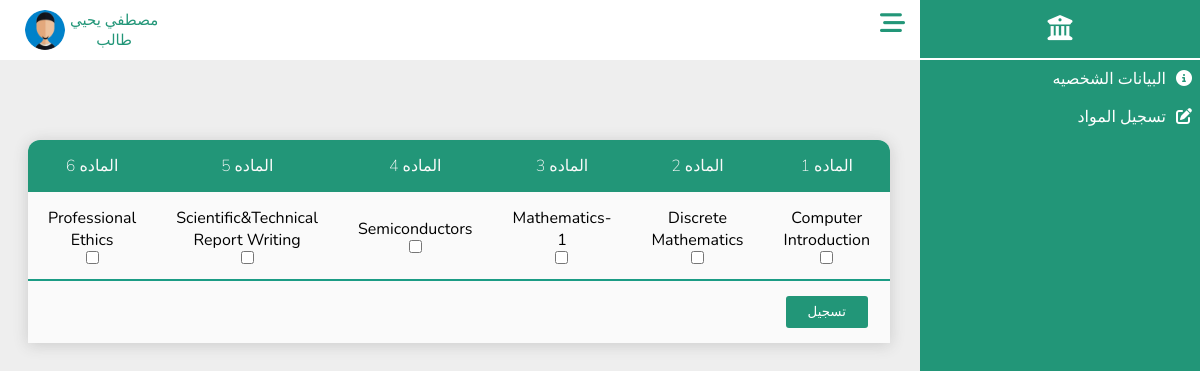
The page /Students/registration.php (signed in) on the database its author committed.
### tables this page shows
CREATE TABLE `student` (
  `St_ID` int(30) NOT NULL,
  `Password` varchar(100) NOT NULL,
  `Image` varchar(100) NOT NULL DEFAULT 'profile.jpg',
  `Full_Name` varchar(100) DEFAULT NULL,
  `Gender` varchar(100) DEFAULT NULL,
  `Nationality` varchar(100) DEFAULT 'مصري',
  `Religion` varchar(100) DEFAULT NULL,
  `Address` varchar(100) DEFAULT NULL,
  `Date_Birth` date DEFAULT NULL,
  `National_ID` varchar(30) DEFAULT NULL,
  `Phone_Number` varchar(30) DEFAULT NULL,
  `Academic_Email` varchar(100) DEFAULT NULL,
  `School` varchar(100) DEFAULT NULL,
  `Qualification` varchar(100) DEFAULT 'ثانوي عام',
  `Total_Degree` double DEFAULT NULL,
  `Average` float DEFAULT NULL,
  `Date_Coordination` date DEFAULT NULL,
  `Number_Coordination` varchar(100) DEFAULT NULL,
  `Faculty` varchar(100) DEFAULT 'الحاسبات والمعلومات',
  `University` varchar(100) DEFAULT 'المنوفيه',
  `Department` varchar(100) DEFAULT 'عام',
  `Joining_Date` date DEFAULT NULL,
  `Job` varchar(100) NOT NULL DEFAULT 'طالب'
);

CREATE TABLE `course_registration` (
  `ID` int(11) NOT NULL,
  `Student_ID` int(11) NOT NULL,
  `Subject_Name` varchar(100) NOT NULL,
  `Registration` tinyint(1) NOT NULL,
  `Subject_Status` double NOT NULL
);

### Students/registration.php (the view, shortened to what this page needs)
<?php
include_once("../DataBase/database.php");
 $ID = $_SESSION['student_id'];
 $data=$con->query("SELECT * FROM `course_registration` WHERE Student_ID='$ID' and Registration=0 LIMIT 6");
 $data=$data->fetchAll(PDO::FETCH_ASSOC);
?>
<html lang="en">
<head>
    <link rel="stylesheet" href="../CssComponent/all.min.css">
    <link rel="stylesheet" href="../CssComponent/Info.css">
    <link rel="stylesheet" href="../CssComponent/Dashboard.css">
</head>
<body>
    <?php include_once("../Components/Dashboard.php") ?>
    <section class="section">
        <?php include_once("../Components/NavBar.php"); ?>
        <div class="container">
        <table>
        <form action="" method="POST">
        <thead>
          <tr>
            <?php
              $c=1;
            foreach($data as $s){
            ?>
            <th><label for="s<?Php echo $c;?>">الماده <?Php echo $c++;?></label></th>
           <?php
          }?>
          </tr>
        </thead>
        <tbody>
          <tr class="one">
           <?php
             $count=1;
            foreach($data as $d){
            ?>
          <td>
            <label for="s<?Php echo $count;?>" ><?php echo $d['Subject_Name']?> </label>
            <br>
           <input type="checkbox"  name="<?php echo $d['Subject_Name']?>"  id="s<?Php echo $count++;?>" value="<?php echo $d['Subject_Name']?>">
          </td>
           <?php }?>
          </tr>
        </tbody>
        <tfoot>
          <tr>
            <td>
              <input type="submit" value="تسجيل" name="regist">
            </td>
          </tr>
        </tfoot>
      </form>
      </table>
        </div>
    </section>
</body>
</html>

### Components/NavBar.php (shortened to what this page needs)
<?php
include_once("../DataBase/database.php");
if ($con) {
   if (isset($_SESSION['admin_id'])) {
      $admin_id = $_SESSION['admin_id'];
      $q = $con->query("SELECT * FROM `admin` WHERE Ad_ID='$admin_id'");
      $d = $q->fetch(PDO::FETCH_ASSOC);
      $imgPath = "../Admins/images/";
      $profile = "../Admins/Admin_Info.php";
   } elseif (isset($_SESSION['doctor_id'])) {
      $doctor_id = $_SESSION['doctor_id'];
      $q = $con->query("SELECT * FROM `doctor` WHERE Doctor_ID='$doctor_id'");
      $d = $q->fetch(PDO::FETCH_ASSOC);
      $imgPath = "../Doctors/images/";
      $profile = "../Doctors/Doctor_info.php";
   } elseif (isset($_SESSION['student_id'])) {
      $student_id = $_SESSION['student_id'];
      $q = $con->query("SELECT * FROM `student` WHERE St_ID='$student_id'");
      $d = $q->fetch(PDO::FETCH_ASSOC);
      $imgPath = "../Students/images/";
   }
   $full_name = $d['Full_Name'];
   $job = $d['Job'];
   $img = $imgPath . $d['Image'];
}
?>
<div class="nav-bar1">
    <div class="icon">
        <i class="fa-solid fa-bars-staggered"></i>
    </div>
    <div class="profile">
        <div class="user">
            <p class="username"><?php echo  $full_name ?></p>
            <p class="job"><?php echo $job ?></p>
        </div>
        <div class="img">
            <img src=<?php echo $img ?> alt="error" height="30px" width="30px">
        </div>
    </div>
</div>

### CssComponent/Info.css (style rules this page uses)
.container { width: 100%; padding: 30px; display: flex; flex-direction: column; }

### CssComponent/Dashboard.css (style rules this page uses)
:root { --main-color: #229678; --red-color: #e74c3c; --orangen-color: #f39c12; --white-color: #fff; --black-color: #2c3e50; --ligth-color: #888; --ligth-background: #eee; --main-border: 1pxsolid rgba(0, 0, 0, 0.2); --main-trantision: 0.2s linear; --linear: #229678; }
* { font-family: "Nunito", sans-serif; margin: 0; padding: 0; box-sizing: border-box; outline: none; border: none; text-decoration: none; direction: rtl !important; }
body { background-color: var(--ligth-background) !important; }
.nav-bar1 { height: 60px; width: 100%; background-color: white; display: flex; justify-content: space-between; z-index: 1000; text-align: center; position: sticky; top: 0; left: 0; }
.nav-bar1 .profile, .nav-bar1 .icon { height: 100%; padding: 10px 15px; }
.nav-bar1 .icon { line-height: 40px; font-size: 25px; cursor: pointer; }
.nav-bar1 .icon i { cursor: pointer; color: var(--main-color); }
.nav-bar1 .profile { display: inline-flex; margin-left: 10px; }
.nav-bar1 .profile .user { margin-left: 5px; }
.nav-bar1 .profile .user p { color: var(--main-color); margin: 0 !important; font-size: 15px; }
.img > img { height: 100%; width: 100%; border-radius: 50%; }
.section { padding-right: 280px; }

### Students/registration.php (style rules this page uses)
table { border-collapse: collapse; border-spacing: 0; box-shadow: 0 2px 15px rgba(64,64,64,.2); border-radius: 12px 12px 0 0; overflow: hidden; width: 90%; background-color: #fafafa; margin:50px auto; }
th { background-color: #229678; color: #fafafa; font-weight: 200; text-transform: uppercase; }
td, th { padding: 15px 20px; text-align: center; }
tr.one { border-bottom: 2px solid #1B9C85; }
tr { width: 100%; }
td input { background-color: var(--main-color); padding: 7px 22px; border-radius: 3px; accent-color:var(--main-color); }
input[type="submit"] { color:white; }

### rows shown on the page
student: Full_Name "مصطفي يحيي", Job "طالب", Image (placeholder picture)
course_registration: Subject_Name "Computer Introduction"
course_registration: Subject_Name "Discrete Mathematics"
course_registration: Subject_Name "Mathematics-1"
course_registration: Subject_Name "Semiconductors"
course_registration: Subject_Name "Scientific&Technical Report Writing"
course_registration: Subject_Name "Professional Ethics"
